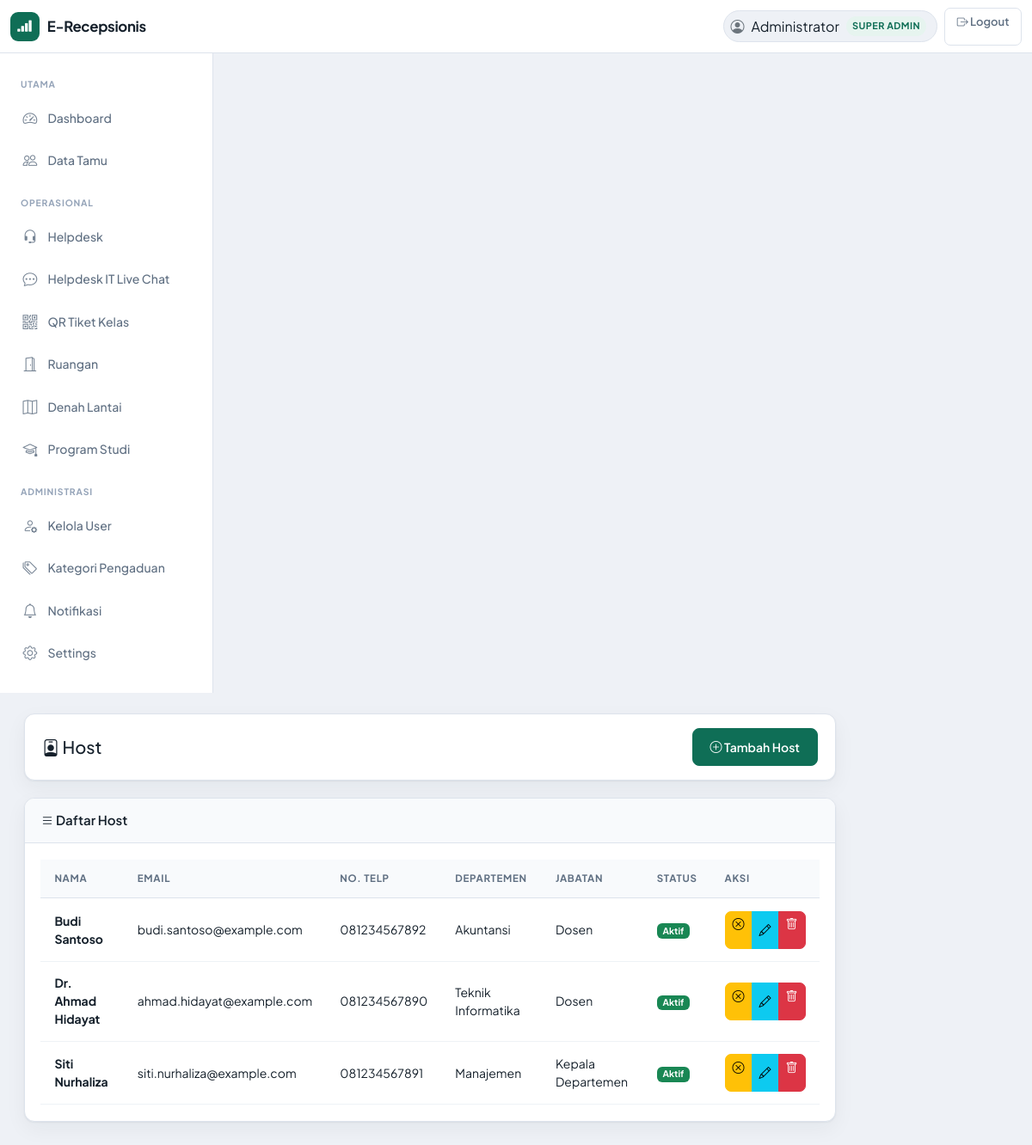
Page /admin/hosts.php (signed in) on the committed database.
### tables this page shows
CREATE TABLE `hosts` (
  `id` int NOT NULL AUTO_INCREMENT,
  `nama` varchar(100) NOT NULL,
  `email` varchar(100) DEFAULT NULL,
  `no_telp` varchar(20) DEFAULT NULL,
  `departemen` varchar(100) DEFAULT NULL,
  `jabatan` varchar(100) DEFAULT NULL,
  `status_aktif` tinyint(1) DEFAULT '1',
  `created_at` timestamp NULL DEFAULT CURRENT_TIMESTAMP,
  `updated_at` timestamp NULL DEFAULT CURRENT_TIMESTAMP ON UPDATE CURRENT_TIMESTAMP,
  PRIMARY KEY (`id`)
);

### admin/hosts.php (the view, shortened to what this page needs)
<?php
require_once 'auth.php';
$hosts = $koneksi->query("SELECT * FROM hosts ORDER BY nama");
?>
<!DOCTYPE html>
<html lang="id">
<head>
    <link href="https://cdn.jsdelivr.net/npm/bootstrap@5.3.2/dist/css/bootstrap.min.css" rel="stylesheet">
    <link href="https://cdn.jsdelivr.net/npm/bootstrap-icons@1.11.1/font/bootstrap-icons.css" rel="stylesheet">
    <link href="../assets/css/style.css" rel="stylesheet">
    <?php include 'include_staff_call_head.php'; ?>
</head>
<body>
    <?php include 'navbar.php'; ?>
    <div class="container-fluid">
        <div class="row">
            <?php include 'sidebar.php'; ?>
            <div class="col-md-10 content-area">
                <div class="d-flex justify-content-between align-items-center mb-4">
                    <h2><i class="bi bi-person-badge"></i> Host</h2>
                    <button class="btn btn-primary" data-bs-toggle="modal" data-bs-target="#addModal">
                        <i class="bi bi-plus-circle"></i> Tambah Host
                    </button>
                </div>
                <div class="card">
                    <div class="card-header">
                        <i class="bi bi-list"></i> Daftar Host
                    </div>
                    <div class="card-body">
                        <div class="table-responsive">
                            <table class="table table-hover">
                                <thead>
                                    <tr>
                                        <th>Nama</th>
                                        <th>Email</th>
                                        <th>No. Telp</th>
                                        <th>Departemen</th>
                                        <th>Jabatan</th>
                                        <th>Status</th>
                                        <th>Aksi</th>
                                    </tr>
                                </thead>
                                <tbody>
                                    <?php if ($hosts && $hosts->num_rows > 0): ?>
                                        <?php while ($host = $hosts->fetch_assoc()): ?>
                                            <tr>
                                                <td><strong><?= htmlspecialchars($host['nama']) ?></strong></td>
                                                <td><?= htmlspecialchars($host['email'] ?? '-') ?></td>
                                                <td><?= htmlspecialchars($host['no_telp'] ?? '-') ?></td>
                                                <td><?= htmlspecialchars($host['departemen'] ?? '-') ?></td>
                                                <td><?= htmlspecialchars($host['jabatan'] ?? '-') ?></td>
                                                <td>
                                                    <?php if ($host['status_aktif']): ?>
                                                        <span class="badge bg-success">Aktif</span>
                                                    <?php else: ?>
                                                        <span class="badge bg-secondary">Nonaktif</span>
                                                    <?php endif; ?>
                                                </td>
                                                <td>
                                                    <div class="btn-group btn-group-sm">
                                                        <a href="?toggle=<?= $host['id'] ?>&status=<?= $host['status_aktif'] ? 0 : 1 ?>"
                                                           class="btn btn-<?= $host['status_aktif'] ? 'warning' : 'success' ?> btn-sm">
                                                            <i class="bi bi-<?= $host['status_aktif'] ? 'x-circle' : 'check-circle' ?>"></i>
                                                        </a>
                                                        <button class="btn btn-info btn-sm"
                                                                data-bs-toggle="modal"
                                                                data-bs-target="#editModal<?= $host['id'] ?>">
                                                            <i class="bi bi-pencil"></i>
                                                        </button>
                                                        <a href="?delete=<?= $host['id'] ?>"
                                                           class="btn btn-danger btn-sm"
                                                           onclick="return confirm('Hapus host ini?')">
                                                            <i class="bi bi-trash"></i>
                                                        </a>
                                                    </div>
                                                </td>
                                            </tr>
                                        <?php endwhile; ?>
                                    <?php endif; ?>
                                </tbody>
                            </table>
                        </div>
                    </div>
                </div>
            </div>
        </div>
    </div>
</body>
</html>

### assets/css/style.css (style rules this page uses)
:root { --primary: #2563eb; --secondary: #0369a1; --success: #10b981; --danger: #ef4444; --warning: #f59e0b; --info: #3b82f6; --dark: #1e293b; --light: #f8fafc; }
body { font-family: 'Segoe UI', Tahoma, Geneva, Verdana, sans-serif; background: #f1f5f9; }
.content-area { padding: 20px; }
@media (min-width: 992px) { .content-area { height: calc(100vh - 56px); overflow-y: auto; } }
.card { border: none; border-radius: 12px; box-shadow: 0 2px 10px rgba(0,0,0,0.05); margin-bottom: 20px; }
.card-header { background: linear-gradient(135deg, var(--primary), var(--secondary)); color: white; border-radius: 12px 12px 0 0 !important; font-weight: 600; padding: 15px 20px; }
.btn-primary { background: linear-gradient(135deg, var(--primary), var(--secondary)); border: none; border-radius: 8px; padding: 10px 20px; font-weight: 600; transition: all 0.3s; }
.table { background: white; }
.table thead { background: #f8fafc; }
:root { --visitor-bg: #f2f4f8; --visitor-surface: #ffffff; --visitor-surface-soft: #f8fafc; --visitor-text: #0f172a; --visitor-text-muted: #475569; --visitor-border: #e2e8f0; --visitor-primary: #0b3b8c; --visitor-accent: #1e56b3; --visitor-primary-soft: #e8efff; --visitor-shadow: 0 12px 36px rgba(15, 23, 42, 0.10); --visitor-shadow-soft: 0 6px 18px rgba(15, 23, 42, 0.08); --visitor-radius-lg: 20px; --visitor-radius-md: 14px; --visitor-radius-sm: 10px; }
body { color: var(--visitor-text); }

### assets/css/admin-theme.css (style rules this page uses)
body:has(.sidebar) { --primary: #0f6e56; --secondary: #155e75; --success: #059669; --danger: #dc2626; --warning: #d97706; --info: #0284c7; --adm-bg: #eef1f6; --adm-surface: #ffffff; --adm-border: #dde3ec; --adm-border-strong: #c8d2df; --adm-text: #15202b; --adm-muted: #5f6f82; --adm-accent: #0f6e56; --adm-accent-soft: #e6f4ef; --adm-accent-muted: #b8ddd0; --adm-nav-h: 62px; --adm-sidebar-w: 248px; --adm-radius: 12px; --adm-radius-sm: 8px; --adm-shadow: 0 1px 2px rgba(21, 32, 43, 0.06), 0 8px 24px rgba(21, 32, 43, 0.05); --adm-font: 'Plus Jakarta Sans', 'Segoe UI', system-ui, sans-serif; font-family: var(--adm-font); background: var(--adm-bg); color: var(--adm-text); -webkit-font-smoothing: antialiased; }
body:has(.sidebar) .content-area { padding: 1.5rem 1.75rem 2rem; height: calc(100vh - var(--adm-nav-h)); overflow-y: auto; background: transparent; }
body:has(.sidebar) .card { border: 1px solid var(--adm-border); border-radius: var(--adm-radius); box-shadow: var(--adm-shadow); margin-bottom: 1.25rem; overflow: hidden; }
body:has(.sidebar) .card-header { background: #f8fafc; color: var(--adm-text); border-bottom: 1px solid var(--adm-border); font-weight: 600; font-size: 0.9375rem; padding: 0.9rem 1.15rem; border-radius: 0 !important; }
body:has(.sidebar) .card-body { padding: 1.15rem; }
body:has(.sidebar) .table { --bs-table-bg: transparent; margin-bottom: 0; }
body:has(.sidebar) .table thead th { background: #f8fafc; border-bottom: 1px solid var(--adm-border); color: var(--adm-muted); font-size: 0.72rem; font-weight: 700; letter-spacing: 0.06em; text-transform: uppercase; padding: 0.85rem 1rem; white-space: nowrap; }
body:has(.sidebar) .table tbody td { padding: 0.9rem 1rem; vertical-align: middle; border-color: #eef2f6; color: var(--adm-text); font-size: 0.875rem; }
body:has(.sidebar) .btn-primary { background: var(--adm-accent); border: 1px solid var(--adm-accent); border-radius: var(--adm-radius-sm); font-weight: 600; font-size: 0.875rem; box-shadow: none; }
body:has(.sidebar) .btn-sm { border-radius: 7px; }
body:has(.sidebar) .content-area > .d-flex.justify-content-between.align-items-center.mb-4 { background: var(--adm-surface); border: 1px solid var(--adm-border); border-radius: var(--adm-radius); padding: 1rem 1.25rem; box-shadow: var(--adm-shadow); margin-bottom: 1.25rem !important; }
body:has(.sidebar) .content-area > .d-flex.justify-content-between.align-items-center.mb-4 h2 { margin-bottom: 0 !important; font-size: 1.25rem; }
body:has(.sidebar) .btn, body:has(.sidebar) .sidebar .nav-link, body:has(.sidebar) .btn-admin-menu { min-height: 44px; }
body:has(.sidebar) .table-responsive { -webkit-overflow-scrolling: touch; overflow-x: auto; max-width: 100%; }
body:has(.sidebar) .table-responsive > .table { min-width: 640px; }

### rows in the picture
hosts: nama "Budi Santoso", email "budi.santoso@example.com", no_telp "081234567892", departemen "Akuntansi", jabatan "Dosen", status_aktif "Aktif"
hosts: nama "Dr. Ahmad Hidayat", email "ahmad.hidayat@example.com", no_telp "081234567890", departemen "Teknik Informatika", jabatan "Dosen", status_aktif "Aktif"
hosts: nama "Siti Nurhaliza", email "siti.nurhaliza@example.com", no_telp "081234567891", departemen "Manajemen", jabatan "Kepala Departemen", status_aktif "Aktif"

### other values in the picture
$_SESSION['nama_lengkap'] "Administrator"
